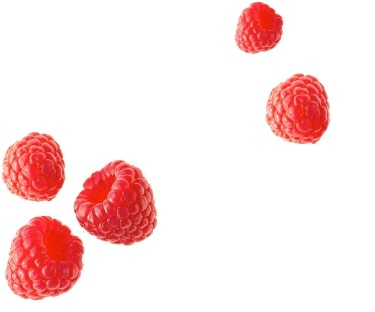
#> input picture lab06/Lab 6 - Images/raspberry.jpg, 375 x 312 px
$ jupyter execute --allow-errors lab06.ipynb
#> lines starting #> are read from the running program, lines starting #| are printed output that depends on the picture; after the words box and inside, x2 and y2 are one past the last pixel; in counts of white or black regions, pixels touching at a corner belong together
[cell 1]
from skimage.segmentation import slic
from skimage.color import rgb2gray
from skimage.filters import sobel
from skimage.segmentation import slic
from skimage.segmentation import mark_boundaries
from skimage.util import img_as_float
import numpy as np

import os
import numpy as np
import matplotlib.pyplot as plt
from skimage import io, color, util, filters, morphology
import cv2 as cv

[cell 2]
# Python Program illustrating
# numpy.ravel() method

import numpy as geek

array = geek.arange(15)
print(array)
array = array.reshape(3, 5)
print(array)
print("Original array : \n", array)

# Outpue comes like [ 0  1  2 ..., 12 13 14]
# as it is a long output, so it is the way of
# showing outptut in Python
print("\nravel() : ", array.ravel())

# This shows array.ravel is equivalent to reshape(-1, order=order).
print("\nnumpy.ravel() == numpy.reshape(-1)")
print("Reshaping array : ", array.reshape(-1))

#> (a cell that did not finish here is left out)

[cell 4]
def superpixel_mean_image(image, slic_labels):
## Code taken from https://stackoverflow.com/a/57746835 Turn image into superpixel image, given SLIC segment labels.
    im_rp=image.reshape((image.shape[0]*image.shape[1],image.shape[2]))
    sli_1d=np.reshape(slic_labels,-1)
    uni=np.unique(sli_1d)
    new_img=np.zeros(im_rp.shape)
    for i in uni:
        loc=np.where(sli_1d==i)[0]
        #print(loc)
        mm=np.mean(im_rp[loc,:],axis=0)
        new_img[loc,:]=mm
    return np.reshape(new_img,[image.shape[0],image.shape[1],image.shape[2]]).astype('uint8')

#> (the rest of this cell did not finish here and is left out)

[cell 5]
def superpixel_median_image(image, slic_labels):
## Code taken from https://stackoverflow.com/a/57746835 Turn image into superpixel image, given SLIC segment labels.
    im_rp=image.reshape((image.shape[0]*image.shape[1],image.shape[2]))
    sli_1d=np.reshape(slic_labels,-1)
    uni=np.unique(sli_1d)
    new_img=np.zeros(im_rp.shape)
    for i in uni:
        loc=np.where(sli_1d==i)[0]
        #print(loc)
        mm=np.median(im_rp[loc,:],axis=0)
        new_img[loc,:]=mm
    return np.reshape(new_img,[image.shape[0],image.shape[1],image.shape[2]]).astype('uint8')

#> (the rest of this cell did not finish here and is left out)

[cell 6]
from skimage import io, color, filters, util
import matplotlib.pyplot as plt

img1 = io.imread( 'Lab 6 - Images/raspberry.jpg' )
#> img1 is the input picture: shape (312, 375, 3); mean R, G, B 250.9, 225.6, 225
G = util.img_as_ubyte(color.rgb2gray(img1))
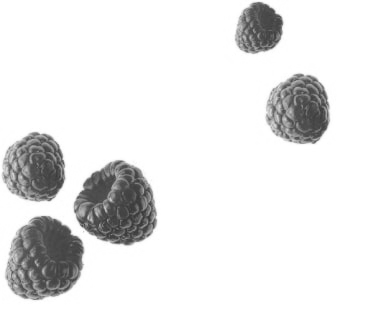
#> G: shape (312, 375); min 49, max 255, mean 231
T = filters.threshold_otsu(G)
#> T = 179
S = util.img_as_float(G > T)
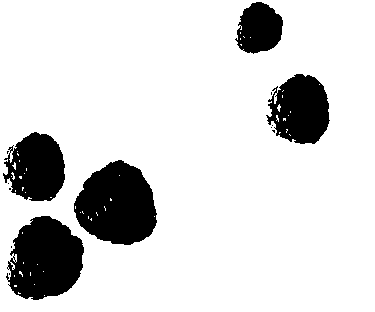
#> S: shape (312, 375) float64; values 0 (black) and 1 (white), 84.6% white; 14 black regions (9 under 20 px), largest, box (x1, y1, x2, y2) and area: (74, 160, 157, 245) 5136, (6, 216, 84, 300) 4768, (266, 74, 330, 144) 3195, (3, 132, 65, 201) 3099, (235, 2, 283, 54) 1802
plt.subplot(1,2,1); plt.imshow(img1)
plt.title('Original'); plt.axis("off")
plt.subplot(1,2,2); plt.imshow(1-S, cmap='gray')
plt.title("Thresholded"); plt.axis("off")
plt.show()
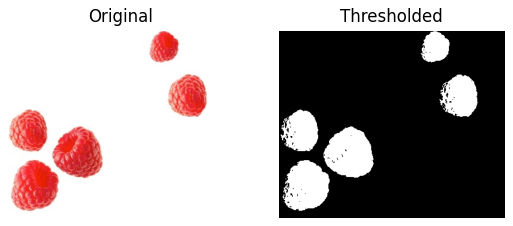
#> figure drawn by matplotlib, 2 panels
